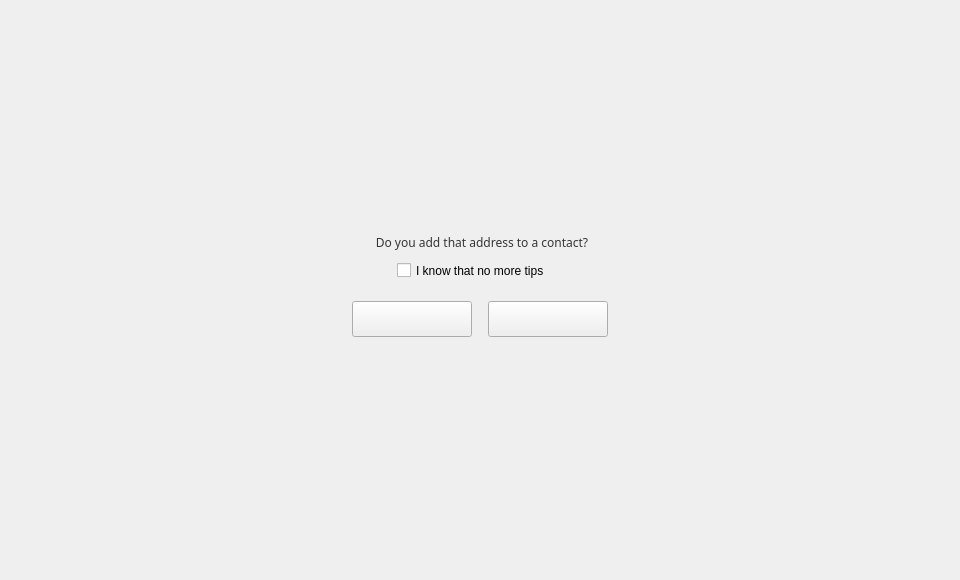
<?xml version="1.0" encoding="UTF-8"?>
<ui version="4.0">
 <class>CommonDialog</class>
 <widget class="QDialog" name="CommonDialog">
  <property name="geometry">
   <rect>
    <x>0</x>
    <y>0</y>
    <width>960</width>
    <height>580</height>
   </rect>
  </property>
  <property name="windowTitle">
   <string>Dialog</string>
  </property>
  <widget class="QWidget" name="widget" native="true">
   <property name="geometry">
    <rect>
     <x>0</x>
     <y>0</y>
     <width>960</width>
     <height>580</height>
    </rect>
   </property>
   <widget class="QWidget" name="containerWidget" native="true">
    <property name="geometry">
     <rect>
      <x>317</x>
      <y>205</y>
      <width>325</width>
      <height>170</height>
     </rect>
    </property>
    <widget class="QLabel" name="textLabel">
     <property name="geometry">
      <rect>
       <x>40</x>
       <y>-10</y>
       <width>250</width>
       <height>94</height>
      </rect>
     </property>
     <property name="font">
      <font>
       <family>微软雅黑</family>
      </font>
     </property>
     <property name="styleSheet">
      <string notr="true">color: rgb(53, 53, 53);</string>
     </property>
     <property name="text">
      <string>Do you add that address to a contact?</string>
     </property>
     <property name="alignment">
      <set>Qt::AlignCenter</set>
     </property>
     <property name="wordWrap">
      <bool>true</bool>
     </property>
    </widget>
    <widget class="QToolButton" name="okBtn">
     <property name="geometry">
      <rect>
       <x>35</x>
       <y>96</y>
       <width>120</width>
       <height>36</height>
      </rect>
     </property>
     <property name="font">
      <font>
       <family>微软雅黑</family>
      </font>
     </property>
     <property name="cursor">
      <cursorShape>PointingHandCursor</cursorShape>
     </property>
     <property name="text">
      <string/>
     </property>
    </widget>
    <widget class="QToolButton" name="cancelBtn">
     <property name="geometry">
      <rect>
       <x>171</x>
       <y>96</y>
       <width>120</width>
       <height>36</height>
      </rect>
     </property>
     <property name="font">
      <font>
       <family>微软雅黑</family>
      </font>
     </property>
     <property name="cursor">
      <cursorShape>PointingHandCursor</cursorShape>
     </property>
     <property name="text">
      <string/>
     </property>
    </widget>
    <widget class="QCheckBox" name="checkBox">
     <property name="geometry">
      <rect>
       <x>80</x>
       <y>50</y>
       <width>201</width>
       <height>31</height>
      </rect>
     </property>
     <property name="focusPolicy">
      <enum>Qt::NoFocus</enum>
     </property>
     <property name="text">
      <string>I know that no more tips</string>
     </property>
    </widget>
   </widget>
  </widget>
 </widget>
 <resources/>
 <connections/>
</ui>
